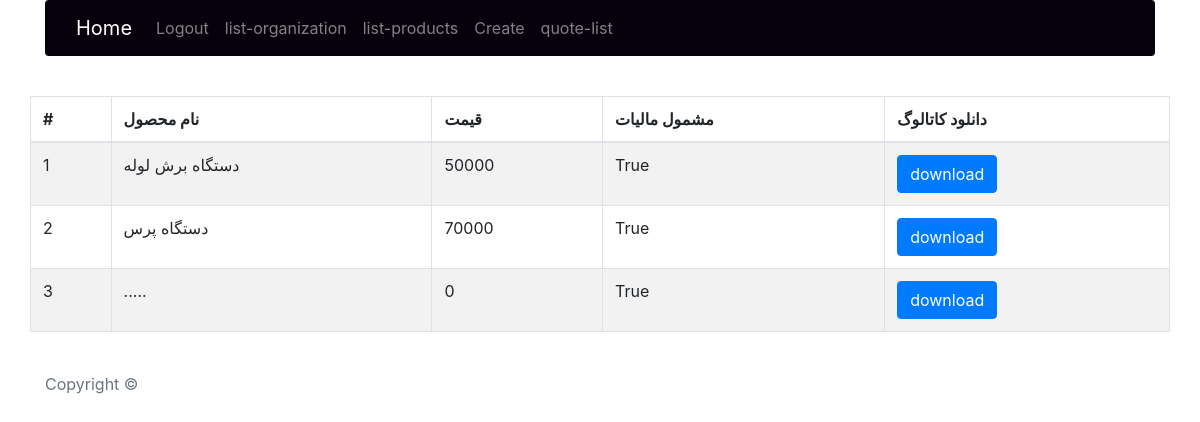
The app's page / (signed in) with its own data.
### products/models.py (models this page shows, shortened)
class Product(models.Model):
    name = models.CharField(max_length=200,verbose_name='نام محصول',db_index=True)
    price = models.PositiveIntegerField(default=0, db_index=True)
    is_Includesـtaxes = models.BooleanField(default=False,verbose_name='ایا مشمول مالیات است؟')
    image = models.ImageField(verbose_name='عکس محصول')
    pdf = models.FileField(upload_to='pdf', verbose_name='کاتالوگ', blank=True, null=True)
    description = models.TextField(verbose_name='توضحیات محصول',help_text='متن نمایشی برای توصیف محصول')
    class Meta:
        permissions = []
        verbose_name = 'محصول شرکت '
        verbose_name_plural = 'محصولات شزکت'

### products/views.py (the view)
# urls.py: path('', views.ListProduct.as_view(), name='list'),
class ListProduct(LoginRequiredMixin,ListView):
    queryset = models.Product.objects.all()

### products/templates/products/product_list.html
{% extends 'organization/base.html' %}
{% load static %}
{% block content %}
        <table class="table table-bordered table-striped">
            <thead>
                <tr>
                    <th>#</th>
                    <th>نام محصول</th>
                    <th>قیمت</th>
                    <th>مشمول مالیات</th>
                    <th>دانلود کاتالوگ</th>
                </tr>
            </thead>
            <tbody>
                {% for i in object_list %}
                <tr>
                    <td>{{ forloop.counter }}</td>
                    <td>{{ i.name }}</td>
                    <td>{{ i.price }}</td>
                    <td>{{ i.is_Includesـtaxes }}</td>
                    <td>
                        <a href="" class="btn btn-primary">download</a>
                    </td>
                </tr>
                {% endfor %}
            </tbody>
        </table>
{% endblock %}

### records on screen
Product: name "دستگاه برش لوله", price "50000", is_Includesـtaxes "True"
Product: name "دستگاه پرس", price "70000", is_Includesـtaxes "True"
Product: name ".....", price "0", is_Includesـtaxes "True"
